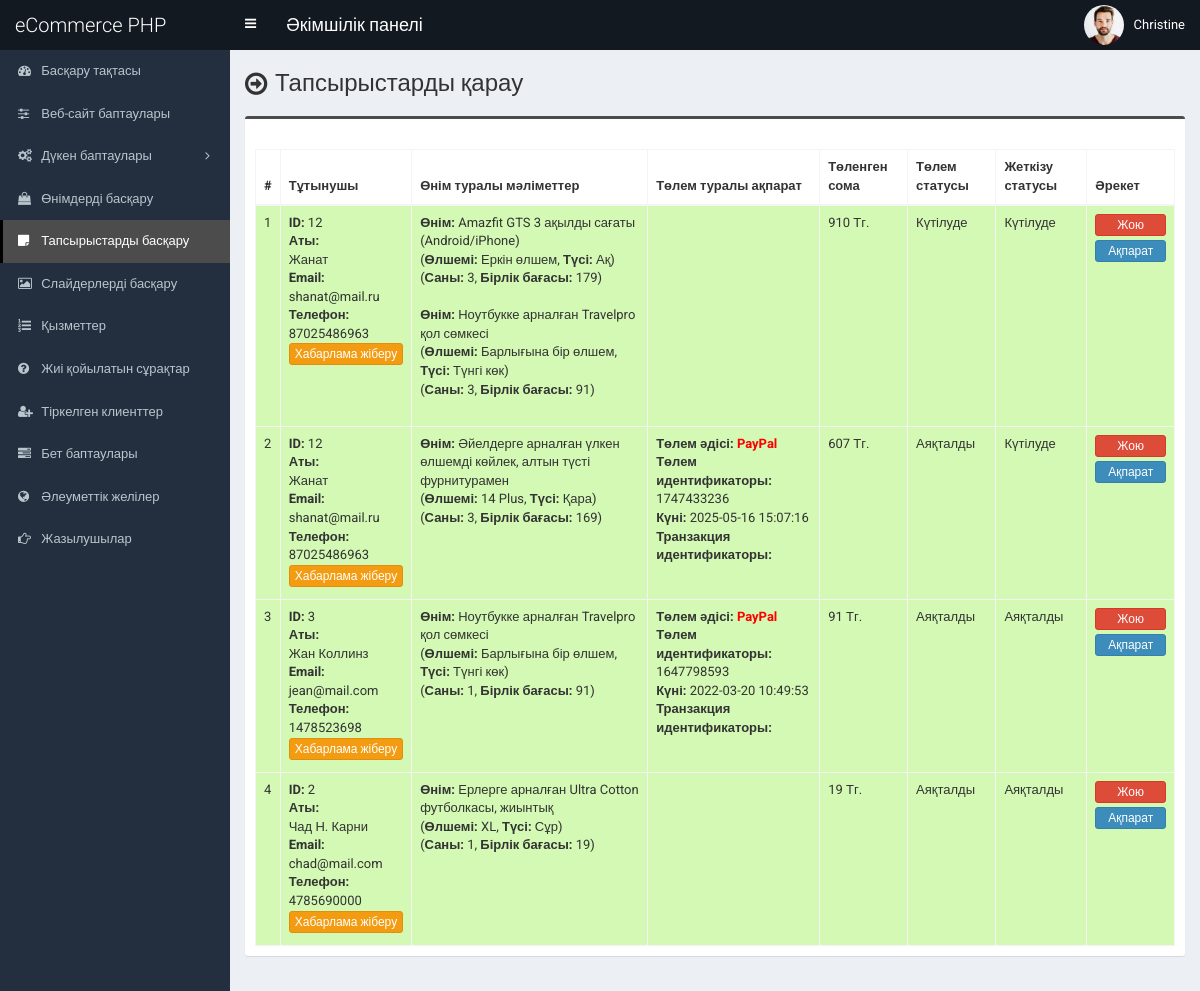
The page /admin/order.php (signed in) on the database its author committed.
### tables this page shows
CREATE TABLE `tbl_payment` (
  `id` int(11) NOT NULL,
  `customer_id` int(11) NOT NULL,
  `customer_name` varchar(255) NOT NULL,
  `customer_email` varchar(255) NOT NULL,
  `payment_date` varchar(50) NOT NULL,
  `txnid` varchar(255) NOT NULL,
  `paid_amount` int(11) NOT NULL,
  `card_number` varchar(50) NOT NULL,
  `card_cvv` varchar(10) NOT NULL,
  `card_month` varchar(10) NOT NULL,
  `card_year` varchar(10) NOT NULL,
  `bank_transaction_info` text NOT NULL,
  `payment_method` varchar(20) NOT NULL,
  `payment_status` varchar(25) NOT NULL,
  `shipping_status` varchar(20) NOT NULL,
  `payment_id` varchar(255) NOT NULL
);

CREATE TABLE `tbl_customer` (
  `cust_id` int(11) NOT NULL,
  `cust_name` varchar(100) NOT NULL,
  `cust_cname` varchar(100) NOT NULL,
  `cust_email` varchar(100) NOT NULL,
  `cust_phone` varchar(50) NOT NULL,
  `cust_country` int(11) NOT NULL,
  `cust_address` text NOT NULL,
  `cust_city` varchar(100) NOT NULL,
  `cust_state` varchar(100) NOT NULL,
  `cust_zip` varchar(30) NOT NULL,
  `cust_b_name` varchar(100) NOT NULL,
  `cust_b_cname` varchar(100) NOT NULL,
  `cust_b_phone` varchar(50) NOT NULL,
  `cust_b_country` int(11) NOT NULL,
  `cust_b_address` text NOT NULL,
  `cust_b_city` varchar(100) NOT NULL,
  `cust_b_state` varchar(100) NOT NULL,
  `cust_b_zip` varchar(30) NOT NULL,
  `cust_s_name` varchar(100) NOT NULL,
  `cust_s_cname` varchar(100) NOT NULL,
  `cust_s_phone` varchar(50) NOT NULL,
  `cust_s_country` int(11) NOT NULL,
  `cust_s_address` text NOT NULL,
  `cust_s_city` varchar(100) NOT NULL,
  `cust_s_state` varchar(100) NOT NULL,
  `cust_s_zip` varchar(30) NOT NULL,
  `cust_password` varchar(100) NOT NULL,
  `cust_token` varchar(255) NOT NULL,
  `cust_datetime` varchar(100) NOT NULL,
  `cust_timestamp` varchar(100) NOT NULL,
  `cust_status` int(1) NOT NULL
);

CREATE TABLE `tbl_order` (
  `id` int(11) NOT NULL,
  `product_id` int(11) NOT NULL,
  `product_name` varchar(255) NOT NULL,
  `size` varchar(100) NOT NULL,
  `color` varchar(100) NOT NULL,
  `quantity` varchar(50) NOT NULL,
  `unit_price` varchar(50) NOT NULL,
  `payment_id` varchar(255) NOT NULL
);

### admin/order.php (the view, shortened to what this page needs)
<?php require_once('header.php'); ?>
<section class="content-header">
    <div class="content-header-left">
        <h1>Тапсырыстарды қарау</h1>
    </div>
</section>
<section class="content">
  <div class="row">
    <div class="col-md-12">
      <div class="box box-info">
        <div class="box-body table-responsive">
          <table id="example1" class="table table-bordered table-hover table-striped">
            <thead>
                <tr>
                    <th>#</th>
                    <th>Тұтынушы</th>
                    <th>Өнім туралы мәліметтер</th>
                    <th>
                        Төлем туралы ақпарат
                    </th>
                    <th>Төленген сома</th>
                    <th>Төлем статусы</th>
                    <th>Жеткізу статусы</th>
                    <th>Әрекет</th>
                </tr>
            </thead>
            <tbody>
                <?php
            	$i=0;
            	$statement = $pdo->prepare("SELECT * FROM tbl_payment ORDER by id DESC");
            	$statement->execute();
            	$result = $statement->fetchAll(PDO::FETCH_ASSOC);
            	foreach ($result as $row) {
            		$i++;
                    ?>
                    <tr class="<?php if($row['payment_status']=='Pending'){echo 'bg-r';}else{echo 'bg-g';} ?>">
                        <td><?php echo $i; ?></td>
                        <td>
                           <b>ID:</b> <?php echo $row['customer_id']; ?><br>
    <b>Аты:</b><br> <?php echo $row['customer_name']; ?><br>
    <b>Email:</b><br> <?php echo $row['customer_email']; ?><br>
    <?php
    $statement_cust = $pdo->prepare("SELECT cust_phone FROM tbl_customer WHERE cust_id = ?");
    $statement_cust->execute([$row['customer_id']]);
    $cust_result = $statement_cust->fetch(PDO::FETCH_ASSOC);
    $cust_phone = $cust_result ? $cust_result['cust_phone'] : '—';
    ?>
    <b>Телефон:</b><br> <?php echo $cust_phone; ?><br>
                            <a href="#" data-toggle="modal" data-target="#model-<?php echo $i; ?>"class="btn btn-warning btn-xs" style="width:100%;margin-bottom:4px;">Хабарлама жіберу</a>
                        </td>
                        <td>
                           <?php
                           $statement1 = $pdo->prepare("SELECT * FROM tbl_order WHERE payment_id=?");
                           $statement1->execute(array($row['payment_id']));
                           $result1 = $statement1->fetchAll(PDO::FETCH_ASSOC);
                           foreach ($result1 as $row1) {
                                echo '<b>Өнім:</b> '.$row1['product_name'];
                                echo '<br>(<b>Өлшемі:</b> '.$row1['size'];
                                echo ', <b>Түсі:</b> '.$row1['color'].')';
                                echo '<br>(<b>Саны:</b> '.$row1['quantity'];
                                echo ', <b>Бірлік бағасы:</b> '.$row1['unit_price'].')';
                                echo '<br><br>';
                           }
                           ?>
                        </td>
                        <td>
                            <?php if($row['payment_method'] == 'PayPal'): ?>
                                <b>Төлем әдісі:</b> <?php echo '<span style="color:red;"><b>'.$row['payment_method'].'</b></span>'; ?><br>
                                <b>Төлем идентификаторы:</b> <?php echo $row['payment_id']; ?><br>
                                <b>Күні:</b> <?php echo $row['payment_date']; ?><br>
                                <b>Транзакция идентификаторы:</b> <?php echo $row['txnid']; ?><br>
                            <?php endif; ?>
                        </td>
                        <td><?php echo $row['paid_amount']; ?> Тг.</td>
                        <td>
                            <?php echo $row['payment_status']; ?>
                            <br><br>
                        </td>
                        <td>
                            <?php echo $row['shipping_status']; ?>
                            <br><br>
                        </td>
                        <td>
                             <a href="#" class="btn btn-danger btn-xs" data-href="order-delete.php?id=<?php echo $row['id']; ?>" data-toggle="modal" data-target="#confirm-delete" style="width:100%;">Жою</a>
                             <a href="order-detail.php?id=<?php echo $row['id']; ?>" class="btn btn-primary btn-xs" style="width:100%; margin-top:4px;">Ақпарат</a>
                        </td>
                    </tr>
                    <?php
                }
                ?>
        </div>
      </div>
</section>
<?php require_once('footer.php'); ?>

### admin/style.css (style rules this page uses)
body { font-size: 13px; font-family: "Roboto", sans-serif; }
.content-header > h1, .content-header .content-header-left h1 { font-family: "Roboto", sans-serif; }
.box-info { padding-top: 20px; }
.content-header { overflow: hidden; }
.content-header .content-header-left { float: left; padding-top: 5px; }
.content-header .content-header-left h1 { margin-top: 0; margin-bottom: 0; padding-left: 30px; padding-bottom: 5px; font-size: 24px; position: relative; }
.content-header .content-header-left h1:before { position: absolute; top: 0; left: 0; font-family: "FontAwesome", sans-serif; font-size: 26px; content: "\f18e"; }
.box.box-info { border-top-color: #4c4c4c; }
.bg-g { background: #d3f9b4 !important; }

### rows shown on the page
tbl_payment: customer "12", customer_name "Жанат", customer_email "shanat@mail.ru", customer.cust_phone "87025486963", paid_amount "910", payment_status "Күтілуде", shipping_status "Күтілуде"
tbl_order: product_name "Amazfit GTS 3 ақылды сағаты (Android/iPhone)", size "Еркін өлшем", color "Ақ", quantity "3", unit_price "179"
tbl_order: product_name "Ноутбукке арналған Travelpro қол сөмкесі", size "Барлығына бір өлшем", color "Түнгі көк", quantity "3", unit_price "91"
tbl_payment: customer "12", customer_name "Жанат", customer_email "shanat@mail.ru", customer.cust_phone "87025486963", payment_method "PayPal", payment "1747433236", payment_date "2025-05-16 15:07:16", paid_amount "607", payment_status "Аяқталды", shipping_status "Күтілуде"
tbl_order: product_name "Әйелдерге арналған үлкен өлшемді көйлек, алтын түсті фурнитурамен", size "14 Plus", color "Қара", quantity "3", unit_price "169"
tbl_payment: customer "3", customer_name "Жан Коллинз", customer_email "jean@mail.com", customer.cust_phone "1478523698", payment_method "PayPal", payment "1647798593", payment_date "2022-03-20 10:49:53", paid_amount "91", payment_status "Аяқталды", shipping_status "Аяқталды"
tbl_order: product_name "Ноутбукке арналған Travelpro қол сөмкесі", size "Барлығына бір өлшем", color "Түнгі көк", quantity "1", unit_price "91"
tbl_payment: customer "2", customer_name "Чад Н. Карни", customer_email "chad@mail.com", customer.cust_phone "4785690000", paid_amount "19", payment_status "Аяқталды", shipping_status "Аяқталды"
tbl_order: product_name "Ерлерге арналған Ultra Cotton футболкасы, жиынтық", size "XL", color "Сұр", quantity "1", unit_price "19"

### other values the page prints
$_SESSION['user']['full_name'] "Christine"
